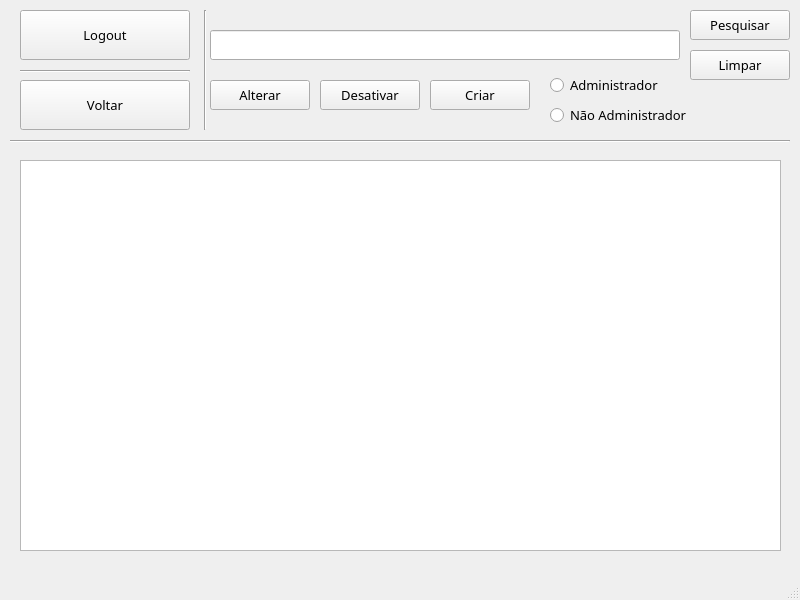
<?xml version="1.0" encoding="UTF-8"?>
<ui version="4.0">
 <class>MainWindow</class>
 <widget class="QMainWindow" name="MainWindow">
  <property name="geometry">
   <rect>
    <x>0</x>
    <y>0</y>
    <width>800</width>
    <height>600</height>
   </rect>
  </property>
  <property name="windowTitle">
   <string>Gestão de Utilizadores</string>
  </property>
  <widget class="QWidget" name="centralwidget">
   <widget class="QPushButton" name="pushButton_Logout">
    <property name="geometry">
     <rect>
      <x>20</x>
      <y>10</y>
      <width>170</width>
      <height>50</height>
     </rect>
    </property>
    <property name="font">
     <font>
      <family>OCR A Extended</family>
      <pointsize>10</pointsize>
     </font>
    </property>
    <property name="text">
     <string>Logout</string>
    </property>
   </widget>
   <widget class="QLineEdit" name="lineEdit">
    <property name="geometry">
     <rect>
      <x>210</x>
      <y>30</y>
      <width>470</width>
      <height>30</height>
     </rect>
    </property>
    <property name="font">
     <font>
      <family>OCR A Extended</family>
      <pointsize>12</pointsize>
     </font>
    </property>
   </widget>
   <widget class="QPushButton" name="pushButton_Pesquisar">
    <property name="geometry">
     <rect>
      <x>690</x>
      <y>10</y>
      <width>100</width>
      <height>30</height>
     </rect>
    </property>
    <property name="font">
     <font>
      <family>OCR A Extended</family>
      <pointsize>10</pointsize>
     </font>
    </property>
    <property name="text">
     <string>Pesquisar</string>
    </property>
   </widget>
   <widget class="Line" name="line">
    <property name="geometry">
     <rect>
      <x>200</x>
      <y>10</y>
      <width>10</width>
      <height>120</height>
     </rect>
    </property>
    <property name="orientation">
     <enum>Qt::Vertical</enum>
    </property>
   </widget>
   <widget class="Line" name="line_2">
    <property name="geometry">
     <rect>
      <x>20</x>
      <y>70</y>
      <width>170</width>
      <height>3</height>
     </rect>
    </property>
    <property name="orientation">
     <enum>Qt::Horizontal</enum>
    </property>
   </widget>
   <widget class="Line" name="line_3">
    <property name="geometry">
     <rect>
      <x>10</x>
      <y>140</y>
      <width>780</width>
      <height>3</height>
     </rect>
    </property>
    <property name="orientation">
     <enum>Qt::Horizontal</enum>
    </property>
   </widget>
   <widget class="QPushButton" name="pushButton_Limpar">
    <property name="geometry">
     <rect>
      <x>690</x>
      <y>50</y>
      <width>100</width>
      <height>30</height>
     </rect>
    </property>
    <property name="font">
     <font>
      <family>OCR A Extended</family>
      <pointsize>10</pointsize>
     </font>
    </property>
    <property name="text">
     <string>Limpar</string>
    </property>
   </widget>
   <widget class="QRadioButton" name="radioButton_2">
    <property name="geometry">
     <rect>
      <x>550</x>
      <y>100</y>
      <width>161</width>
      <height>30</height>
     </rect>
    </property>
    <property name="font">
     <font>
      <family>OCR A Extended</family>
      <pointsize>10</pointsize>
     </font>
    </property>
    <property name="text">
     <string>Não Administrador</string>
    </property>
   </widget>
   <widget class="QRadioButton" name="radioButton_3">
    <property name="geometry">
     <rect>
      <x>550</x>
      <y>70</y>
      <width>121</width>
      <height>30</height>
     </rect>
    </property>
    <property name="font">
     <font>
      <family>OCR A Extended</family>
      <pointsize>10</pointsize>
     </font>
    </property>
    <property name="text">
     <string>Administrador</string>
    </property>
   </widget>
   <widget class="QTableView" name="tableView">
    <property name="geometry">
     <rect>
      <x>20</x>
      <y>160</y>
      <width>761</width>
      <height>391</height>
     </rect>
    </property>
   </widget>
   <widget class="QPushButton" name="pushButton_Voltar">
    <property name="geometry">
     <rect>
      <x>20</x>
      <y>80</y>
      <width>170</width>
      <height>50</height>
     </rect>
    </property>
    <property name="font">
     <font>
      <family>OCR A Extended</family>
      <pointsize>10</pointsize>
     </font>
    </property>
    <property name="text">
     <string>Voltar</string>
    </property>
   </widget>
   <widget class="QPushButton" name="pushButton_Alterar">
    <property name="geometry">
     <rect>
      <x>210</x>
      <y>80</y>
      <width>100</width>
      <height>30</height>
     </rect>
    </property>
    <property name="font">
     <font>
      <family>OCR A Extended</family>
      <pointsize>10</pointsize>
     </font>
    </property>
    <property name="text">
     <string>Alterar</string>
    </property>
   </widget>
   <widget class="QPushButton" name="pushButton_Desativar">
    <property name="geometry">
     <rect>
      <x>320</x>
      <y>80</y>
      <width>100</width>
      <height>30</height>
     </rect>
    </property>
    <property name="font">
     <font>
      <family>OCR A Extended</family>
      <pointsize>10</pointsize>
     </font>
    </property>
    <property name="text">
     <string>Desativar</string>
    </property>
   </widget>
   <widget class="QPushButton" name="pushButton_Criar">
    <property name="geometry">
     <rect>
      <x>430</x>
      <y>80</y>
      <width>100</width>
      <height>30</height>
     </rect>
    </property>
    <property name="font">
     <font>
      <family>OCR A Extended</family>
      <pointsize>10</pointsize>
     </font>
    </property>
    <property name="text">
     <string>Criar</string>
    </property>
   </widget>
  </widget>
  <widget class="QStatusBar" name="statusbar"/>
 </widget>
 <resources/>
 <connections/>
</ui>
